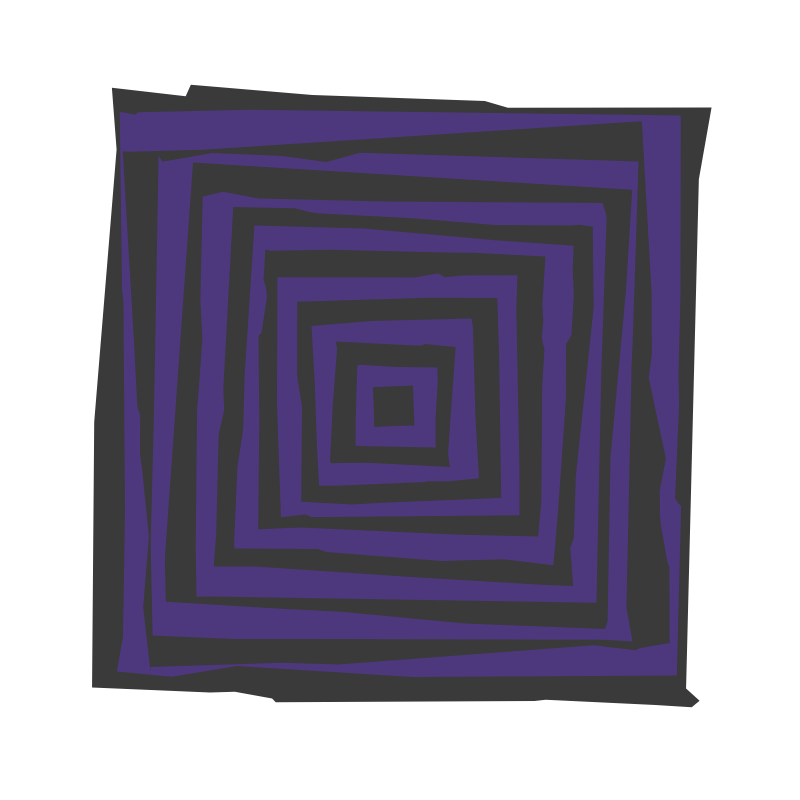
Frame 1 (no input)
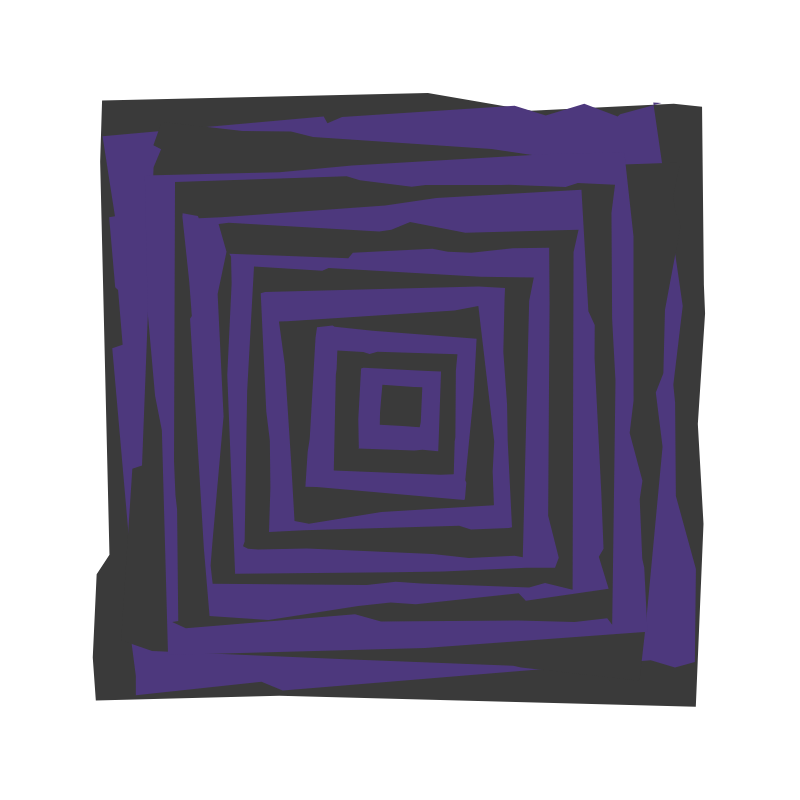
Frame 60 (no input)
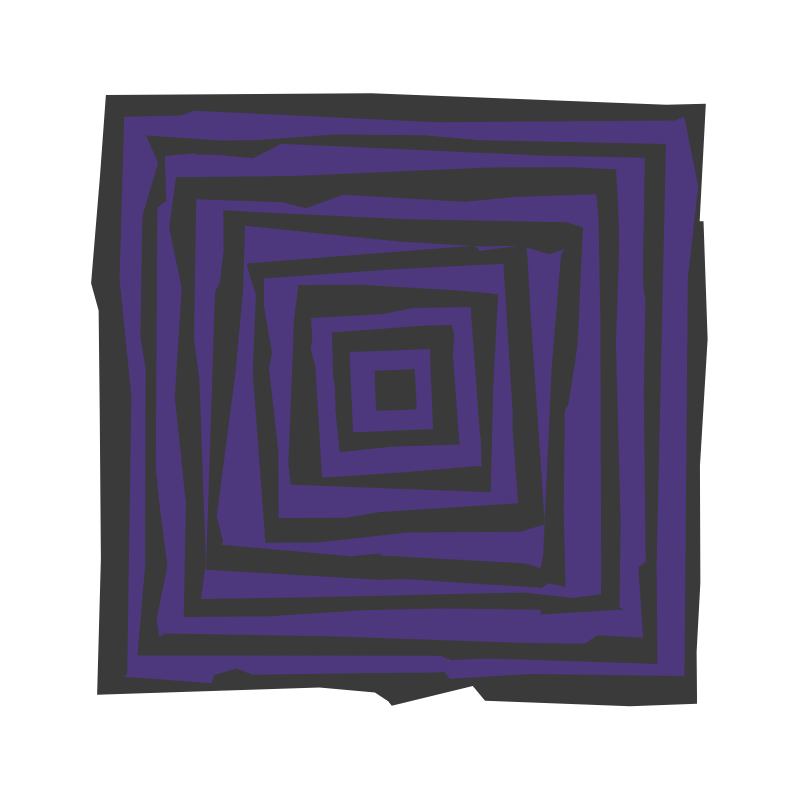
Frame 120 (the mouse pressed at the canvas centre since frame 60)

The p5.js sketch that drew these frames (run headless with seeded random() and noise() and a simulated clock; from frame 60 on, the mouse is pressed at the canvas centre):

// p5.js sketch
// ── sketch.js

// Kii Kang
// MAS.S68 Recreating the Past
// Week 01 __ Vera Molnar, Hypertransformations

var isLoop = 'True';
var amp;

function setup() {
  cnv = createCanvas(800, 800);
}

function draw() {
  frameRate(20);
	background(255);
	noStroke();
	noFill();
  const cen = createVector(width/2,height/2);
  const dist = 20;

  //fluctuate amplitude
  vol = (sin(PI*frameCount/20)-1)/2;

  for (i = 15; i > 0 ; i--) {
    if(i % 2 == 0) {
      fill(77,56,125);
    } else {
      fill(58);
    }
    cen.x += random(-dist/2*vol,dist/2*vol);
    cen.y += random(-dist/2*vol,dist/2*vol);
		var corners = [createVector(i*dist, i*dist), createVector(-i*dist, i*dist), createVector(-i*dist, -i*dist), createVector(i*dist, -i*dist)];
    let randAngle = random(-PI/20*vol,PI/20*vol);
    for(j = 0; j < 4; j++){
      corners[j].rotate(randAngle);
    }
    for(j = 0; j < 4; j++){
      corners[j].add(cen);
    }
		beginShape();
    vibrate(corners[0],corners[1]);
    vibrate(corners[1],corners[2]);
    vibrate(corners[2],corners[3]);
    vibrate(corners[3],corners[0]);
    endShape();
  }
}

function vibrate(v1,v2) {
  let vecOut = [v1];
  let par = [];
  let vxOut = [];
  let vec = createVector(v2.x-v1.x,v2.y-v1.y);
  let vecNormal = createVector(v2.y-v1.y,v2.x-v1.x);
  vecNormal.normalize();
  //create random numbers of a random number
  for(j = 0; j< random(0,i); j++){
    par.push(random(0,1));
  }
  //sort random numbers
  par = sort(par);
  for(j = 0; j < par.length; j++){
    let amp = randomGaussian(0,vec.mag()/50*vol);
    let vecAdd = createVector(amp*vecNormal.x+par[j]*vec.x+v1.x,amp*vecNormal.y+par[j]*vec.y+v1.y);
    vecOut.push(vecAdd);
  }
  vecOut.push(v2);
  for (j = 0; j < vecOut.length; j++){
    vertex(vecOut[j].x,vecOut[j].y);
  }
}

//stop and resume when mouse clicked
function mouseClicked() {
  if(isLoop == 'True'){
    isLoop = 'False';
  } else {
    isLoop = 'True';
  }
  if(isLoop == 'True'){
    loop();
  } else {
    noLoop();
  }
}
